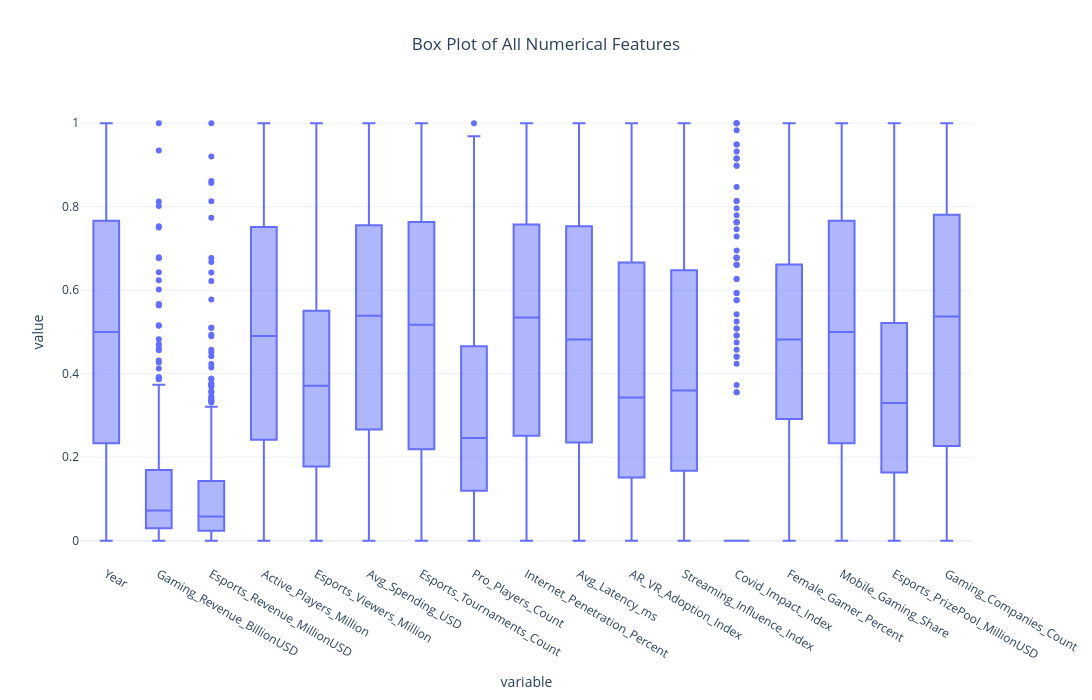

Write notebook code for a chart like this one.
### Markdown cell above
### Box plot Graph

### Code cell
num_cols = df.select_dtypes(include="number").columns
scaled_df = df[num_cols].copy()

scaled_df = (scaled_df - scaled_df.min()) / (scaled_df.max() - scaled_df.min())

fig = px.box(
    scaled_df,
    y=scaled_df.columns,
    points="outliers",
    title="Box Plot of All Numerical Features"
)

fig.update_layout(
    template="plotly_white",
    height=700,
    width=1200,
    title_x=0.5,
    showlegend=False
)

fig.show()

### Figure 1 — Plotly figure (JSON) as saved in the notebook; plotly's stock layout.template omitted (floating-point values rounded to 4 significant figures; data arrays with more than 128 entries replaced by an {"elided": "..."} marker saying what was removed)
{"data": [{"alignmentgroup": "True", "boxpoints": "outliers", "hovertemplate": "variable=%{x}<br>value=%{y}<extra></extra>", "legendgroup": "", "marker": {"color": "#636efa"}, "name": "", "notched": false, "offsetgroup": "", "orientation": "v", "showlegend": false, "type": "box", "x": {"elided": "6800 str values"}, "x0": " ", "xaxis": "x", "y": {"elided": "6800 float values"}, "y0": " ", "yaxis": "y"}], "layout": {"boxmode": "group", "height": 700, "legend": {"tracegroupgap": 0}, "showlegend": false, "title": {"text": "Box Plot of All Numerical Features", "x": 0.5}, "width": 1200, "xaxis": {"anchor": "y", "domain": [0, 1], "title": {"text": "variable"}}, "yaxis": {"anchor": "x", "domain": [0, 1], "title": {"text": "value"}}}}
